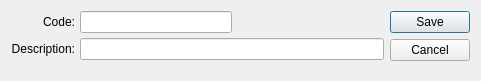
<?xml version="1.0" encoding="UTF-8"?>
<ui version="4.0">
 <comment>This file is part of the xTuple ERP: PostBooks Edition, a free and
open source Enterprise Resource Planning software suite,
Copyright (c) 1999-2011 by OpenMFG LLC, d/b/a xTuple.
It is licensed to you under the Common Public Attribution License
version 1.0, the full text of which (including xTuple-specific Exhibits)
is available at www.xtuple.com/CPAL.  By using this software, you agree
to be bound by its terms.</comment>
 <class>shipVia</class>
 <widget class="QDialog" name="shipVia">
  <property name="geometry">
   <rect>
    <x>0</x>
    <y>0</y>
    <width>481</width>
    <height>81</height>
   </rect>
  </property>
  <property name="windowTitle">
   <string>Ship Via</string>
  </property>
  <layout class="QGridLayout" name="gridLayout">
   <item row="0" column="0">
    <layout class="QVBoxLayout">
     <property name="spacing">
      <number>0</number>
     </property>
     <item>
      <layout class="QHBoxLayout">
       <property name="spacing">
        <number>5</number>
       </property>
       <item>
        <layout class="QVBoxLayout">
         <property name="spacing">
          <number>5</number>
         </property>
         <item>
          <widget class="QLabel" name="_codeLit">
           <property name="text">
            <string>Code:</string>
           </property>
           <property name="alignment">
            <set>Qt::AlignRight|Qt::AlignTrailing|Qt::AlignVCenter</set>
           </property>
          </widget>
         </item>
         <item>
          <widget class="QLabel" name="_descriptionLit">
           <property name="text">
            <string>Description:</string>
           </property>
           <property name="alignment">
            <set>Qt::AlignRight|Qt::AlignTrailing|Qt::AlignVCenter</set>
           </property>
          </widget>
         </item>
        </layout>
       </item>
       <item>
        <layout class="QVBoxLayout">
         <property name="spacing">
          <number>5</number>
         </property>
         <item>
          <layout class="QHBoxLayout">
           <property name="spacing">
            <number>0</number>
           </property>
           <item>
            <widget class="XLineEdit" name="_code"/>
           </item>
           <item>
            <spacer name="Spacer45">
             <property name="orientation">
              <enum>Qt::Horizontal</enum>
             </property>
             <property name="sizeType">
              <enum>QSizePolicy::Expanding</enum>
             </property>
             <property name="sizeHint" stdset="0">
              <size>
               <width>20</width>
               <height>20</height>
              </size>
             </property>
            </spacer>
           </item>
          </layout>
         </item>
         <item>
          <widget class="XLineEdit" name="_description"/>
         </item>
        </layout>
       </item>
      </layout>
     </item>
     <item>
      <spacer name="Spacer47">
       <property name="orientation">
        <enum>Qt::Vertical</enum>
       </property>
       <property name="sizeType">
        <enum>QSizePolicy::Expanding</enum>
       </property>
       <property name="sizeHint" stdset="0">
        <size>
         <width>20</width>
         <height>16</height>
        </size>
       </property>
      </spacer>
     </item>
    </layout>
   </item>
   <item row="0" column="1">
    <widget class="QDialogButtonBox" name="_buttonBox">
     <property name="orientation">
      <enum>Qt::Vertical</enum>
     </property>
     <property name="standardButtons">
      <set>QDialogButtonBox::Cancel|QDialogButtonBox::Save</set>
     </property>
    </widget>
   </item>
  </layout>
 </widget>
 <layoutdefault spacing="6" margin="11"/>
 <pixmapfunction>qPixmapFromMimeSource</pixmapfunction>
 <customwidgets>
  <customwidget>
   <class>XLineEdit</class>
   <extends>QLineEdit</extends>
   <header>xlineedit.h</header>
  </customwidget>
 </customwidgets>
 <tabstops>
  <tabstop>_code</tabstop>
  <tabstop>_description</tabstop>
 </tabstops>
 <includes>
  <include location="global">parameter.h</include>
 </includes>
 <resources/>
 <connections/>
</ui>
